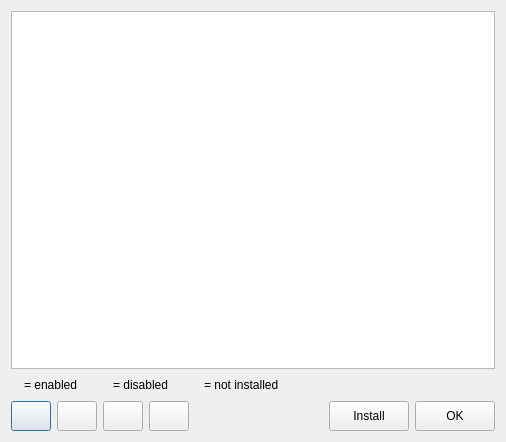
<ui version="4.0" >
 <class>TableDialog</class>
 <widget class="QDialog" name="TableDialog" >
  <property name="windowModality" >
   <enum>Qt::ApplicationModal</enum>
  </property>
  <property name="geometry" >
   <rect>
    <x>0</x>
    <y>0</y>
    <width>506</width>
    <height>442</height>
   </rect>
  </property>
  <property name="windowTitle" >
   <string>Table Selection</string>
  </property>
  <property name="windowIcon" >
   <iconset resource="gui.qrc" >:/icons/pixmaps/os_icon.png</iconset>
  </property>
  <property name="sizeGripEnabled" >
   <bool>false</bool>
  </property>
  <layout class="QVBoxLayout" >
   <item>
    <widget class="QTreeView" name="tableView" >
     <property name="sizePolicy" >
      <sizepolicy vsizetype="Expanding" hsizetype="Expanding" >
       <horstretch>0</horstretch>
       <verstretch>0</verstretch>
      </sizepolicy>
     </property>
     <property name="editTriggers" >
      <set>QAbstractItemView::NoEditTriggers</set>
     </property>
     <property name="selectionMode" >
      <enum>QAbstractItemView::ExtendedSelection</enum>
     </property>
     <property name="animated" >
      <bool>true</bool>
     </property>
    </widget>
   </item>
   <item>
    <layout class="QHBoxLayout" >
     <item>
      <widget class="QLabel" name="label" >
       <property name="text" >
        <string/>
       </property>
       <property name="pixmap" >
        <pixmap resource="gui.qrc" >:/icons/pixmaps/enabled.png</pixmap>
       </property>
      </widget>
     </item>
     <item>
      <widget class="QLabel" name="label_2" >
       <property name="text" >
        <string>= enabled     </string>
       </property>
      </widget>
     </item>
     <item>
      <widget class="QLabel" name="label_3" >
       <property name="text" >
        <string/>
       </property>
       <property name="pixmap" >
        <pixmap resource="gui.qrc" >:/icons/pixmaps/disabled.png</pixmap>
       </property>
      </widget>
     </item>
     <item>
      <widget class="QLabel" name="label_4" >
       <property name="text" >
        <string>= disabled     </string>
       </property>
      </widget>
     </item>
     <item>
      <widget class="QLabel" name="label_5" >
       <property name="text" >
        <string/>
       </property>
       <property name="pixmap" >
        <pixmap resource="gui.qrc" >:/icons/pixmaps/notinstalled.png</pixmap>
       </property>
      </widget>
     </item>
     <item>
      <widget class="QLabel" name="label_6" >
       <property name="text" >
        <string>= not installed     </string>
       </property>
      </widget>
     </item>
     <item>
      <spacer>
       <property name="orientation" >
        <enum>Qt::Horizontal</enum>
       </property>
       <property name="sizeHint" >
        <size>
         <width>40</width>
         <height>20</height>
        </size>
       </property>
      </spacer>
     </item>
    </layout>
   </item>
   <item>
    <layout class="QHBoxLayout" >
     <item>
      <widget class="QPushButton" name="upButton" >
       <property name="sizePolicy" >
        <sizepolicy vsizetype="Fixed" hsizetype="Fixed" >
         <horstretch>0</horstretch>
         <verstretch>0</verstretch>
        </sizepolicy>
       </property>
       <property name="minimumSize" >
        <size>
         <width>30</width>
         <height>30</height>
        </size>
       </property>
       <property name="text" >
        <string/>
       </property>
       <property name="icon" >
        <iconset resource="gui.qrc" >:/icons/pixmaps/up.png</iconset>
       </property>
      </widget>
     </item>
     <item>
      <widget class="QPushButton" name="downButton" >
       <property name="sizePolicy" >
        <sizepolicy vsizetype="Fixed" hsizetype="Fixed" >
         <horstretch>0</horstretch>
         <verstretch>0</verstretch>
        </sizepolicy>
       </property>
       <property name="minimumSize" >
        <size>
         <width>30</width>
         <height>30</height>
        </size>
       </property>
       <property name="text" >
        <string/>
       </property>
       <property name="icon" >
        <iconset resource="gui.qrc" >:/icons/pixmaps/down.png</iconset>
       </property>
      </widget>
     </item>
     <item>
      <widget class="QPushButton" name="enableButton" >
       <property name="sizePolicy" >
        <sizepolicy vsizetype="Fixed" hsizetype="Fixed" >
         <horstretch>0</horstretch>
         <verstretch>0</verstretch>
        </sizepolicy>
       </property>
       <property name="minimumSize" >
        <size>
         <width>30</width>
         <height>30</height>
        </size>
       </property>
       <property name="toolTip" >
        <string>Enable the selected table(s)</string>
       </property>
       <property name="text" >
        <string/>
       </property>
       <property name="icon" >
        <iconset resource="gui.qrc" >:/icons/pixmaps/greenled.png</iconset>
       </property>
      </widget>
     </item>
     <item>
      <widget class="QPushButton" name="disableButton" >
       <property name="sizePolicy" >
        <sizepolicy vsizetype="Fixed" hsizetype="Fixed" >
         <horstretch>0</horstretch>
         <verstretch>0</verstretch>
        </sizepolicy>
       </property>
       <property name="minimumSize" >
        <size>
         <width>30</width>
         <height>30</height>
        </size>
       </property>
       <property name="toolTip" >
        <string>Disable the selected table(s)</string>
       </property>
       <property name="text" >
        <string/>
       </property>
       <property name="icon" >
        <iconset resource="gui.qrc" >:/icons/pixmaps/yellowled.png</iconset>
       </property>
      </widget>
     </item>
     <item>
      <spacer>
       <property name="orientation" >
        <enum>Qt::Horizontal</enum>
       </property>
       <property name="sizeHint" >
        <size>
         <width>40</width>
         <height>20</height>
        </size>
       </property>
      </spacer>
     </item>
     <item>
      <widget class="QPushButton" name="installButton" >
       <property name="minimumSize" >
        <size>
         <width>0</width>
         <height>30</height>
        </size>
       </property>
       <property name="text" >
        <string>Install</string>
       </property>
      </widget>
     </item>
     <item>
      <widget class="QPushButton" name="okButton" >
       <property name="minimumSize" >
        <size>
         <width>0</width>
         <height>30</height>
        </size>
       </property>
       <property name="text" >
        <string>OK</string>
       </property>
      </widget>
     </item>
    </layout>
   </item>
  </layout>
 </widget>
 <resources>
  <include location="gui.qrc" />
 </resources>
 <connections>
  <connection>
   <sender>okButton</sender>
   <signal>clicked()</signal>
   <receiver>TableDialog</receiver>
   <slot>accept()</slot>
   <hints>
    <hint type="sourcelabel" >
     <x>494</x>
     <y>430</y>
    </hint>
    <hint type="destinationlabel" >
     <x>231</x>
     <y>320</y>
    </hint>
   </hints>
  </connection>
 </connections>
</ui>
